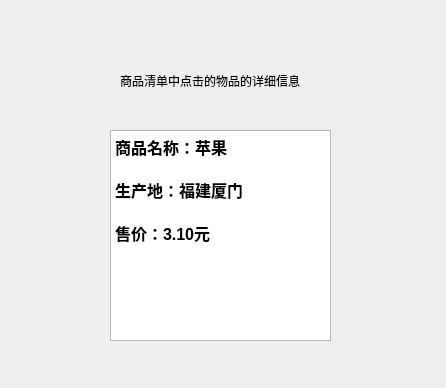
<?xml version="1.0" encoding="UTF-8"?>
<ui version="4.0">
 <class>Form</class>
 <widget class="QWidget" name="Form">
  <property name="geometry">
   <rect>
    <x>0</x>
    <y>0</y>
    <width>446</width>
    <height>388</height>
   </rect>
  </property>
  <property name="windowTitle">
   <string>Form</string>
  </property>
  <widget class="QTextEdit" name="textEdit">
   <property name="geometry">
    <rect>
     <x>110</x>
     <y>130</y>
     <width>221</width>
     <height>211</height>
    </rect>
   </property>
   <property name="font">
    <font>
     <pointsize>10</pointsize>
     <bold>true</bold>
    </font>
   </property>
   <property name="html">
    <string>&lt;!DOCTYPE HTML PUBLIC &quot;-//W3C//DTD HTML 4.0//EN&quot; &quot;http://www.w3.org/TR/REC-html40/strict.dtd&quot;&gt;
&lt;html&gt;&lt;head&gt;&lt;meta name=&quot;qrichtext&quot; content=&quot;1&quot; /&gt;&lt;meta charset=&quot;utf-8&quot; /&gt;&lt;style type=&quot;text/css&quot;&gt;
p, li { white-space: pre-wrap; }
hr { height: 1px; border-width: 0; }
li.unchecked::marker { content: &quot;\2610&quot;; }
li.checked::marker { content: &quot;\2612&quot;; }
&lt;/style&gt;&lt;/head&gt;&lt;body style=&quot; font-family:'Microsoft YaHei UI'; font-size:10pt; font-weight:700; font-style:normal;&quot;&gt;
&lt;p style=&quot; margin-top:0px; margin-bottom:0px; margin-left:0px; margin-right:0px; -qt-block-indent:0; text-indent:0px;&quot;&gt;&lt;span style=&quot; font-size:12pt;&quot;&gt;商品名称：苹果&lt;/span&gt;&lt;/p&gt;
&lt;p style=&quot;-qt-paragraph-type:empty; margin-top:0px; margin-bottom:0px; margin-left:0px; margin-right:0px; -qt-block-indent:0; text-indent:0px; font-size:12pt;&quot;&gt;&lt;br /&gt;&lt;/p&gt;
&lt;p style=&quot; margin-top:0px; margin-bottom:0px; margin-left:0px; margin-right:0px; -qt-block-indent:0; text-indent:0px;&quot;&gt;&lt;span style=&quot; font-size:12pt;&quot;&gt;生产地：福建厦门&lt;/span&gt;&lt;/p&gt;
&lt;p style=&quot;-qt-paragraph-type:empty; margin-top:0px; margin-bottom:0px; margin-left:0px; margin-right:0px; -qt-block-indent:0; text-indent:0px; font-size:12pt;&quot;&gt;&lt;br /&gt;&lt;/p&gt;
&lt;p style=&quot; margin-top:0px; margin-bottom:0px; margin-left:0px; margin-right:0px; -qt-block-indent:0; text-indent:0px;&quot;&gt;&lt;span style=&quot; font-size:12pt;&quot;&gt;售价：3.10元&lt;/span&gt;&lt;/p&gt;&lt;/body&gt;&lt;/html&gt;</string>
   </property>
  </widget>
  <widget class="QLabel" name="label">
   <property name="geometry">
    <rect>
     <x>120</x>
     <y>60</y>
     <width>190</width>
     <height>41</height>
    </rect>
   </property>
   <property name="text">
    <string>商品清单中点击的物品的详细信息</string>
   </property>
   <property name="textFormat">
    <enum>Qt::AutoText</enum>
   </property>
   <property name="wordWrap">
    <bool>false</bool>
   </property>
  </widget>
 </widget>
 <resources/>
 <connections/>
</ui>
